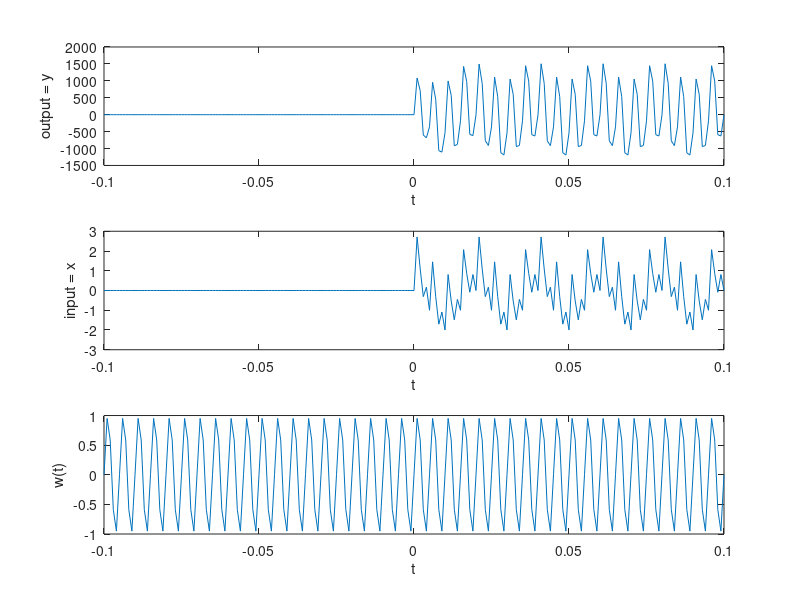

Recreate this plot in MATLAB.
close all
clear all
clc

t = -0.1:0.001:0.1;             % Define t on -0.1 to 0.1 and the steps were made much smaller than usual

h = 400*exp(-200.*t).*cos(400*pi.*t).*(t>=0);                   % The h as given

x = (cos(100*pi.*t)+sin(400*pi.*t)-cos(800*pi.*t)).*(t>=0);     % x as given
w = sin(400*pi.*t);                                             % w(t) as given

%% The convolution y = x*h
y = conv(x,h,'same');

% Plotting all of them
figure(1);
subplot(3,1,1);
    plot(t,y);
    xlabel('t');
    ylabel('output = y');
subplot(3,1,2);
    plot(t,x);
    xlabel('t');
    ylabel('input = x');
subplot(3,1,3);
    plot(t,w);
    xlabel('t');
    ylabel('w(t)');

